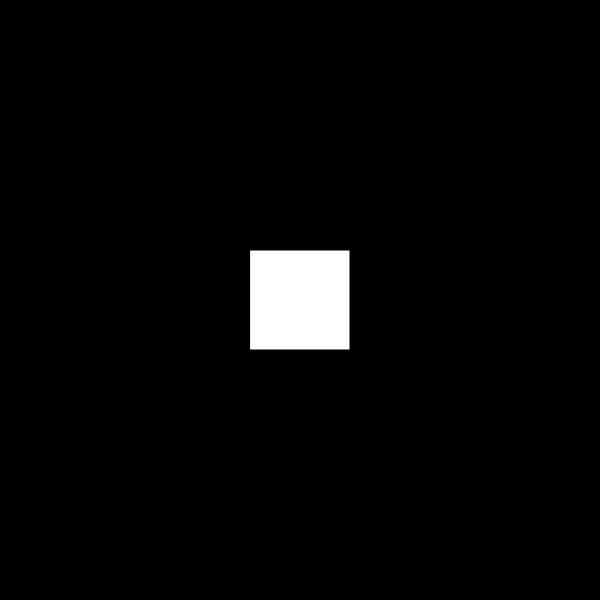
Frame 1 (no input)
Frame 60 (no input): identical to frame 1, image omitted
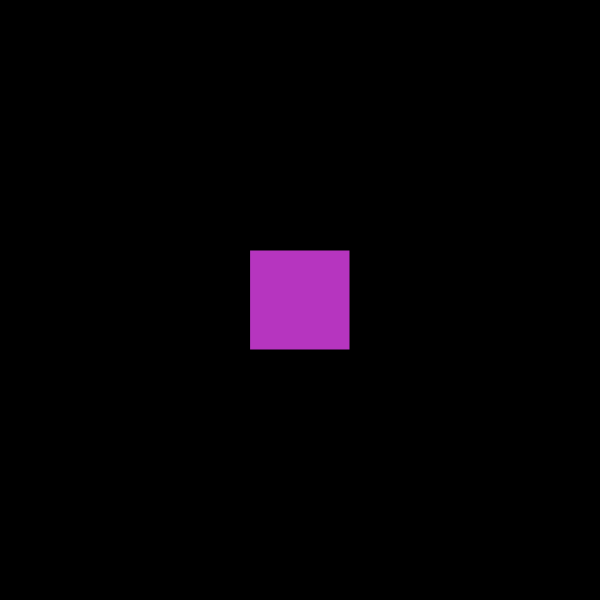
Frame 120 (the mouse pressed at the canvas centre since frame 60)

The p5.js sketch that drew these frames (run headless with seeded random() and noise() and a simulated clock; from frame 60 on, the mouse is pressed at the canvas centre):

// p5.js sketch
// ── sketch.js
let x;
let y;
let fillColour;
function setup(){
    createCanvas(600,600)
    x = 300
    y = 300
    fillColour = color(255)

}

function draw(){
    background(0)
    rectMode(CENTER)
    fill(fillColour)
    square(x,y,100)
}

function mouseDragged(){
    if (mouseX<=x+50 && mouseX>=x-50){
        x = mouseX
        y = mouseY
    }
}

function mousePressed(){
    if (mouseX<=x+50 && mouseX>=x-50){
    fillColour = color(random(255), random(255), random(255)); 
    }

}

function mouseReleased(){
    if (mouseX<=x+50 && mouseX>=x-50){
    fillColour = color(255)
    }
}
